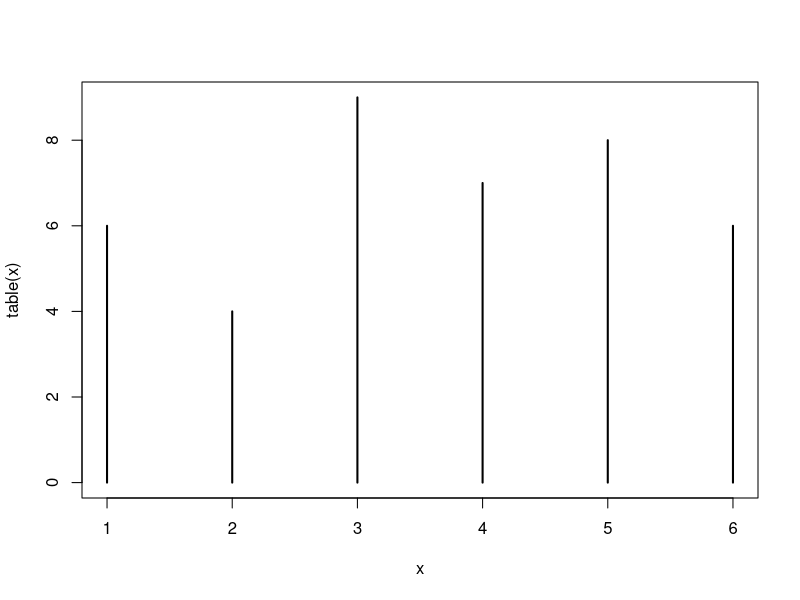
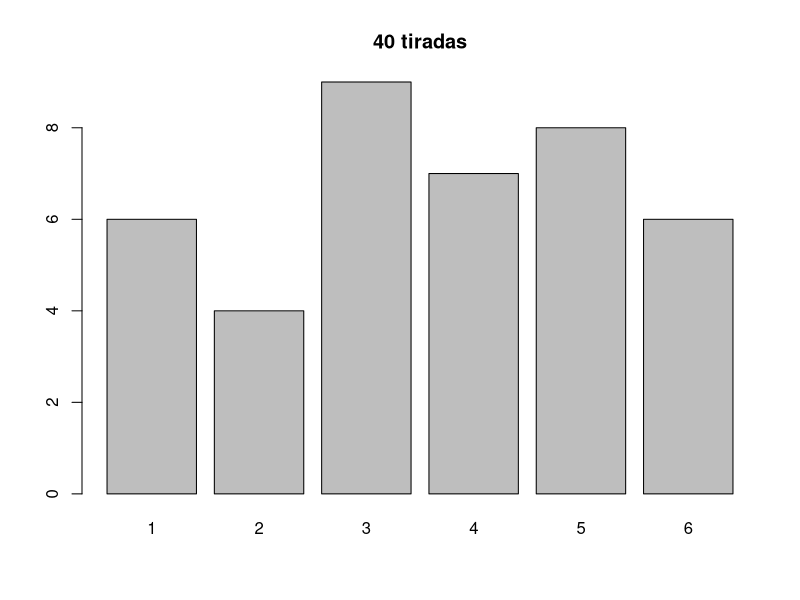
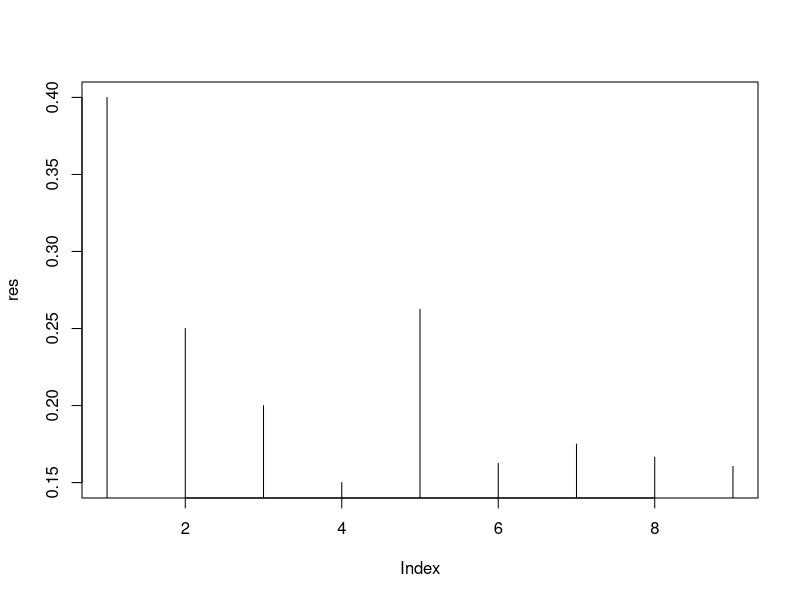
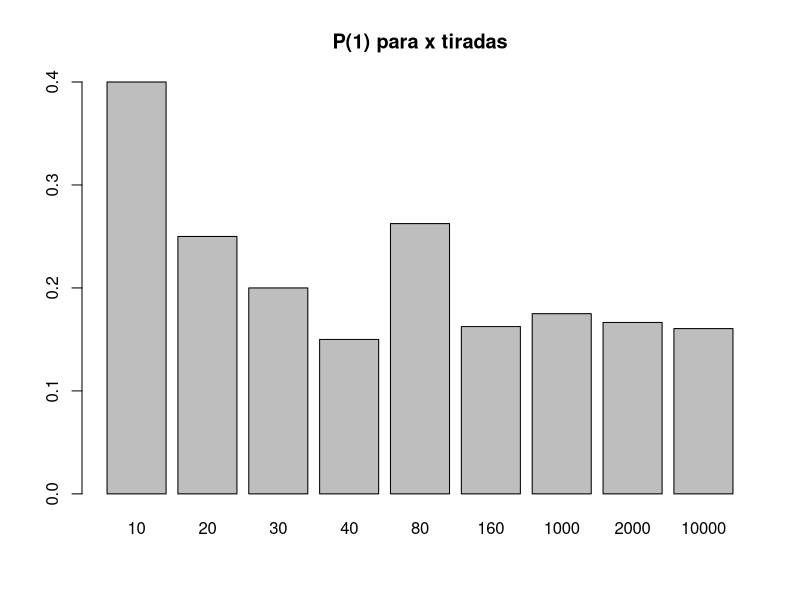
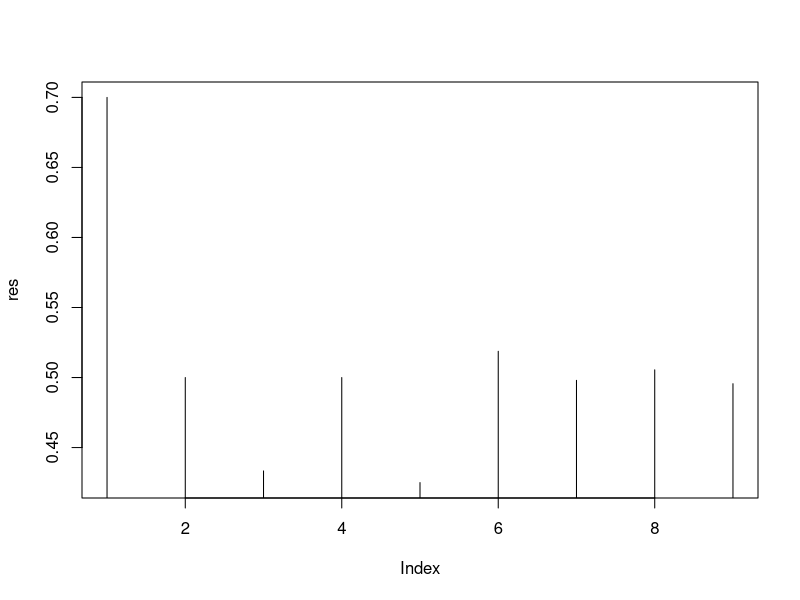
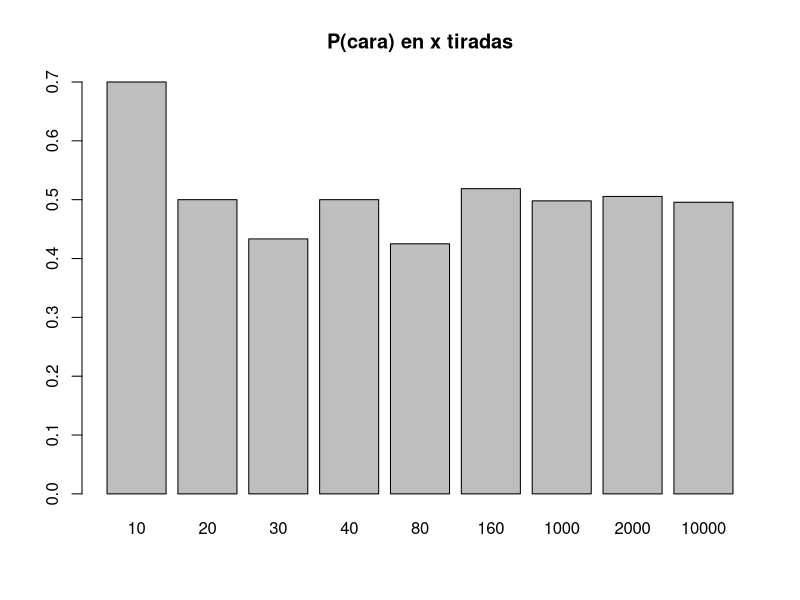
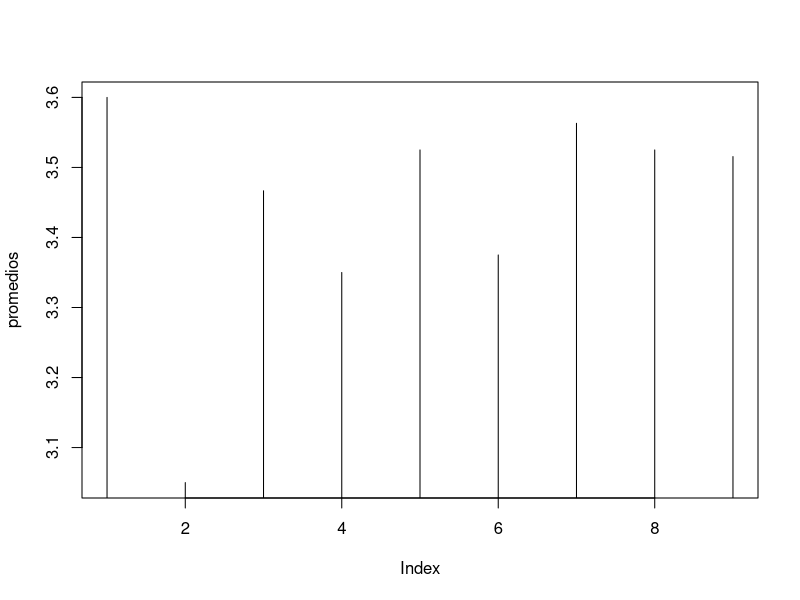
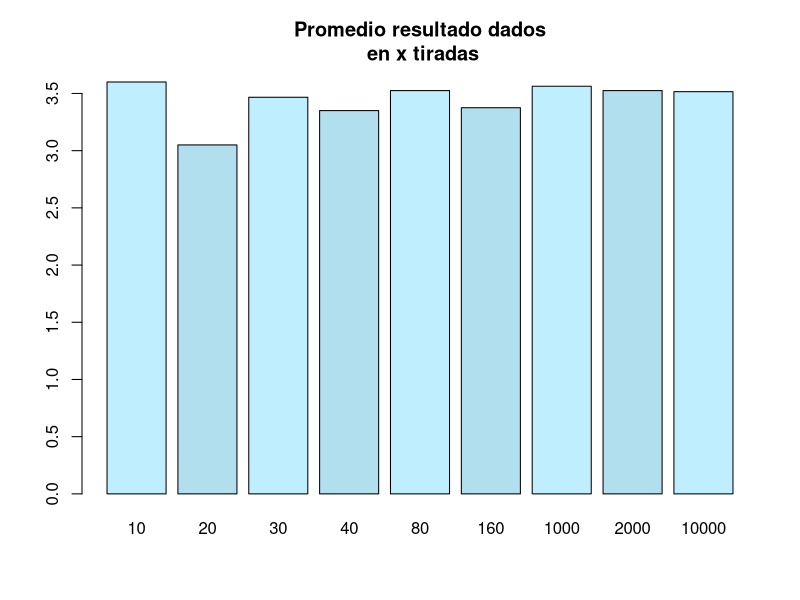

R code for these plots, in order:
## Test Basico

# Ejercicio 1.2.1

?sample
sample(1:6,20,replace=TRUE,prob=c(1/6,1/6,1/6,1/6,1/6,1/6))

x <- sample(1:6,40,replace=TRUE,prob=c(1/6,1/6,1/6,1/6,1/6,1/6))
x
tx <- table(x)
tx
plot(table(x),type="h")
barplot(tx, main="40 tiradas")

p <- function(x){x/tx[x]}
p(5)

# P(1) en k tiradas
p1 <- function(k){
  x <- sample(1:6,k,replace=TRUE,prob=c(1/6,1/6,1/6,1/6,1/6,1/6))
  tx <- table(x)
  tx[1]/k
}

?vapply
p1(30)
res <- vapply(list(10,20,30,40,80,160,1000,2000,10000),p1,c(1))
names(res) <- c(10,20,30,40,80,160,1000,2000,10000)
plot(res,type="h")
barplot(res, main="P(1) para x tiradas")  

# Ejercicio 1.2.2

sample(c(0,1),20,replace=TRUE,prob=c(0.5,0.5))
k <- 100
moneda_p1 <- function(k){
  x <- sample(c(0,1),k,replace=TRUE,prob=c(0.5,0.5))
  tx <- table(x)
  tx[1]/k
}

moneda_p1(30)
res <- vapply(list(10,20,30,40,80,160,1000,2000,10000),moneda_p1,c(1))
names(res) <- c(10,20,30,40,80,160,1000,2000,10000)
plot(res,type="h")
barplot(res, main="P(cara) en x tiradas")

## Promedio

# Ejercicio 1.2.3
k <- 100
x <- sample(1:6,k,replace=TRUE,prob=c(1/6,1/6,1/6,1/6,1/6,1/6))
x
sum(x)
length(x)
mean(x)

# promedio de los resultados al tirar k veces el dado
promedio <- function(k){
  x <- sample(1:6,k,replace=TRUE,prob=c(1/6,1/6,1/6,1/6,1/6,1/6))
  mean(x)
}

promedio (10)
promedios <- vapply(list(10,20,30,40,80,160,1000,2000,10000),promedio,c(1))
names(promedios) <- c(10,20,30,40,80,160,1000,2000,10000)
promedios

plot(promedios, type="h")
barplot(promedios, col=c("lightblue1","lightblue2"), main="Promedio resultado dados\n en x tiradas")

# Ejercicio 1.2.6

?sd
k <- 100
x <- sample(1:6,k,replace=TRUE,prob=c(1/6,1/6,1/6,1/6,1/6,1/6))
x
sum(x)
length(x)
mean(x)
sd(x)

desviostd <- function(k){
  x <- sample(1:6,k,replace=TRUE,prob=c(1/6,1/6,1/6,1/6,1/6,1/6))
  sd(x)
}

desvios <- vapply(list(10,20,30,40,80,160,1000,2000,10000),desviostd,c(1))
names(desvios) <- c(10,20,30,40,80,160,1000,2000,10000)
desvios

barplot(desvios, ylim=c(0,2), main="desvio estandar\n para x tiradas")

## Distribuciones

# Ejercicio 1.2.7

k <- 10
x <- sample(1:6,k,replace=TRUE,prob=c(1/6,1/6,1/6,1/6,1/6,1/6))
tx <- table(x)

barplot(tx)

enetiradas <- function(n){
  x <- sample(1:6,n,replace=TRUE,prob=c(1/6,1/6,1/6,1/6,1/6,1/6))
  table(x)
}

par(mfrow=c(2,3))
barplot(enetiradas(10), main="10")
barplot(enetiradas(20), main="20")
barplot(enetiradas(40), main="40")
barplot(enetiradas(80), main="80")
barplot(enetiradas(2000), main="2000")
barplot(enetiradas(10000), main="10000")
par(mfrow=c(1,1))

library(datasets)
data(iris)
length(iris$Petal.Length)
barplot(iris$Petal.Length)
par(mfrow=c(3,1))
barplot(iris$Petal.Length[1:50])
barplot(iris$Petal.Length[51:100])
barplot(iris$Petal.Length[101:150])
par(mfrow=c(1,1))

hist(iris$Petal.Length)
hist(iris[iris$Species=="setosa",]$Petal.Length,breaks=seq(0,3,0.05))
hist(iris$Petal.Length,breaks=seq(0,8,0.7))
hist(iris$Petal.Length,breaks=seq(0,8,0.1))

# ajusto Petal.Length para la Specie Setosa con dnorm
# le paso a dnorm los parametros mean y sd de los datos
mean(iris[iris$Species=="setosa","Petal.Length"])
sd(iris[iris$Species=="setosa","Petal.Length"])
# dnorm(x, mean=1.462, sd=0.173664)
par(mfrow=c(2,1))
hist(iris[iris$Species=="setosa",]$Petal.Length,breaks=seq(0.5,2.5,0.05), main="setosa Petal.Length\n mean=1.462 sd=0.173664")
plot(function(x) dnorm(x, mean=1.462, sd=0.173664), 0.5, 2.5, main = "dnorm(x, mean=1.462, sd=0.173664)",ylab="")
par(mfrow=c(1,1))

## Inferencia estadistica

sample(c(0,1),10,replace=TRUE,prob=c(0.75,0.25))
# [1] 1 1 0 1 1 1 1 0 0 0
# que probabilidad hay de este resultado si la moneda esta equilibrada
dbinom(6,10,0.5)
dbinom(4,10,0.5)

#  [1] 1 0 1 1 0 0 0 0 0 0
dbinom(3,10,0.5)

# [1] 0 0 0 0 0 0 0 0 1 0
dbinom(1,10,0.5)

x <- sample(c(0,1),20,replace=TRUE,prob=c(0.75,0.25))
tx <- table(x)
dbinom(tx[1],20,0.5)

x <- sample(c(0,1),100,replace=TRUE,prob=c(0.75,0.25))
tx <- table(x)
dbinom(tx[1],100,0.5)

# probabilidad de x si H0 en n tiradas
moneda <- function(n){
  x <- sample(c(0,1),n,replace=TRUE,prob=c(0.75,0.25))
  tx <- table(x)
  dbinom(tx[1],n,0.5) * 100
}

# veces que acepto H0 (sindo H1 por def de la funcion) con 95% de nivel de confianza
# en 20 rondas de 10 tiradas
res <- vapply(rep(10,20),moneda,c(1))
length(res[which(res > 5)])
# en 20 rondas de 20 tiradas
res <- vapply(rep(20,20),moneda,c(1))
length(res[which(res > 5)])
# en 20 rondas de 100 tiradas
res <- vapply(rep(100,20),moneda,c(1))
length(res[which(res > 5)])

dbinom(1,1,0.5)
dbinom(2,2,0.5)
dbinom(3,3,0.5)
dbinom(2,3,0.5)
dbinom(1,3,0.5)

# Nos dicen que el 15% de la poblacion mundial tiene sobrepeso.
# queremos saber si en Bs. As es la misma tasa
# Tomamos una muestra aleatoria de 5 habitantes y encontramos 2 con sobrepeso.

# H0 : Bs As tiene la misma tasa mundial, 15%

# probabilidad de q ninguno tenga sobrepeso, siendo H0
dbinom(0,1,0.15)
dbinom(0,2,0.15)
dbinom(0,3,0.15)
dbinom(0,4,0.15)
dbinom(0,5,0.15)
dbinom(0,1,0.15) ^ 5

# P(2 con sobrepeos y 3 sin)
dbinom(2,5,.15)
# P(3 con sobrepeos y 2 sin)
dbinom(3,5,.15)
# P(4 con sobrepeos y 1 sin)
dbinom(4,5,.15)
# P(5 con sobrepeos y 0 sin)
dbinom(5,5,.15)

# Si Bs As tuviera la misma tasa q la mundial, la prob de encontrar 2 con sobre peso en 5 es
# P(2 con sobrepeos y 3 sin)
dbinom(2,5,.15)
# no esta entre 5% sup ni el 5% if, ie. no hay motivo para rechazar H0

#En el siguiente código se grafica el seno y el coseno en el intervalo [-2\pi , 2\pi] 
plot(sin,-2*pi, 2*pi, col="red" , xlab="", ylab="")
par(new=TRUE)
plot(cos, -2*pi, 2*pi, col="blue" , xlab="", ylab="",  axes=FALSE) 
title(main="Gráficas del seno y coseno")
abline(a=0, b=0)

plot(function(x) dbinom(x,100, 0.15),0,100, col="blue",yaxt="n",ylim = c(0, 0.12),ylab="")
axis(4)
text(80,0.02,labels="dbinom",col="blue")
par(new=TRUE)
plot(function(x) pbinom(x,100, 0.15),0,100, col="red",yaxt="n",ylim = c(0, 1.2),ylab="")
axis(2)
text(40,1.1,labels="pbinom",col="red")

# Ejercicio 1.2.8

# serie que se nos entrega
serie <- c(rep(1,170),rep(2,235), rep(3,163),rep(4,105),rep(5,168),rep(6,159))
tserie <- table(serie)
tserie
# serie
#   1   2   3   4   5   6 
# 170 235 163 105 168 159 

# promedio de la serie dada:
mean(serie)
# [1] 3.343

# En 1.2.3 vimos que promedio para 10000 tiradas = 3.527000 
# En 1.2.6 vimos que sd para 10000 tiradas = 1.709289 

pnorm(3.343, mean=3.527000, sd=1.709289)
# [1] 0.4571378
qnorm(0.4571378, mean=3.527000, sd=1.709289)  # matematicamente, qnorm es la inversa a pnorm
# [1] 3.343
qnorm(0.95, mean=3.527000, sd=1.709289)
# [1] 6.33853
qnorm(0.05, mean=3.527000, sd=1.709289)
# [1] 0.7154698

plot(function(x) dnorm(x, mean=3.527000, sd=1.709289), 0, 8, main = "pnorm serie \n x=3.343 y=0.457", ylab="", yaxt="n")
axis(4)
par(new=TRUE)
plot(function(x) pnorm(x, mean=3.527000, sd=1.709289), 0, 8, main = "pnorm serie \n x=3.343 y=0.457", ylab="", yaxt="n")
axis(2)
abline(v=3.34, col="blue")
abline(h=0.457, col="blue")
abline(v=6.33, col="red")
abline(v=0.71, col="red")

pnorm(3.343, mean=3.527000, sd=1.709289)
# [1] 0.4571378

# No hay elemementos para desechar H0 = el dado esta equilibrado
# Es probable un promedio de 3.343 en 1000 tiradas con un dado equilibrado
# Pero bajo la alfombra del promedio se puede esconder muchas cosas
# Intento otra prueba

# defino una funcion que me devuelve las veces que salio el numero que menos salio
min_en1000 <- function(j){  # la j no la uso, es para poder usas sapply
  x <- sample(1:6,1000,replace=TRUE,prob=c(1/6,1/6,1/6,1/6,1/6,1/6))
  tx <- table(x)
  mintx <- min(tx)
}

# genero una serie de 100 minimos correspondientes a registrar 100 veces 1000 tiradas
serie_min <- sapply(1:100, min_en1000)
serie_min
min(serie_min)
mean(serie_min)
sd(serie_min)
pnorm(105, mean=mean(serie_min), sd=sd(serie_min))
# ahora si, muy baja, ese 105 es muy sospechoso

# funcion de densidad con los parametros mean y sd de la serie de minimos
plot(function(x) dnorm(x, mean=mean(serie_min), sd=sd(serie_min)), 100, 200, main = "dnorm serie minimos",ylab="")
abline(v=105, col = "red")
abline(v=qnorm(0.05, mean=mean(serie_min), sd=sd(serie_min)), col= "blue")
abline(v=qnorm(0.95, mean=mean(serie_min), sd=sd(serie_min)), col= "blue")



# el grafico de la probabilidad acumulada con los parametros mean y sd de la serie de minimos
plot(function(x) pnorm(x, mean=mean(serie_min), sd=sd(serie_min)), -1, 250, main = "pnorm serie minimos\n x=105",ylab="")


## Prueba con t-studen

# serie que se nos entrega
serie <- c(rep(1,170),rep(2,235), rep(3,163),rep(4,105),rep(5,168),rep(6,159))

x <- sample(1:6,1000,replace=TRUE,prob=c(1/6,1/6,1/6,1/6,1/6,1/6))

?t.test

datos <- as.data.frame(cbind(table(serie),rep(1/6,6)))
names(datos) <- c("frec","prob")
datos
chisq.test(datos$frec,p=datos$prob)


## Pruebas que deseche

# defino una funcion que me devuelve las veces que salio el 4
cuatro_en1000 <- function(j){  # la j no la uso, es para poder usas sapply
  x <- sample(1:6,1000,replace=TRUE,prob=c(1/6,1/6,1/6,1/6,1/6,1/6))
  tx <- table(x)
  tx[4]
}

# genero una serie de 100 4s correspondientes a registrar 100 veces 1000 tiradas
serie_4s <- sapply(1:100, cuatro_en1000)
serie_4s
min(serie_4s)
pnorm(105, mean=mean(serie_4s), sd=sd(serie_4s))

# plot(function(x) dnorm(x, mean=mean(serie_4s), sd=sd(serie_4s)), -1, 250, main = "dnorm serie_4s ",ylab="")

# el grafico de la probabilidad acumulada con los parametros mean y sd de la serie de 4s
plot(function(x) pnorm(x, mean=mean(serie_4s), sd=sd(serie_4s)), -1, 250, main = "pnorm serie 4s\n x=105",ylab="")
abline(v=105)



x <- sample(1:6,1000,replace=TRUE,prob=c(1/6,1/6,1/6,1/6,1/6,1/6))
tx <- table(x)
tx
sum(tx)
mintx <- min(tx)
mintx/1000
pbinom(mintx, 1000, 1/6)

pmin_en1000 <- function(j){
  x <- sample(1:6,1000,replace=TRUE,prob=c(1/6,1/6,1/6,1/6,1/6,1/6))
  tx <- table(x)
  mintx <- min(tx)
  pbinom(mintx, 1000, 1/6)
}

serie_pmin <- sapply(1:100, pmin_en1000)
serie_pmin

median(serie_pmin)
mean(serie_pmin)
sd(serie_pmin)

plot(function(x) dnorm(x, mean=mean(serie_pmin), sd=sd(serie_pmin)), -1, 1, main = "dnorm serie pmin",ylab="")
plot(function(x) pnorm(x, mean=mean(serie_pmin), sd=sd(serie_pmin)), -1, 1, main = "pnorm serie pmin",ylab="")
abline(v=pbinom(105,1000,1/6))
abline(v=pbinom(166,1000,1/6))

# cual es la probabilidad de en 1000 tiradas obtener 105 cuatros o menos
pbinom(105, 1000, 1/6)
# cual es la probabilidad de en 1000 tiradas obtener 235 doses o mas
1 - pbinom(235, 1000, 1/6)
# cual es la probabilidad de en 1000 tiradas obtener 170 unos o menos
pbinom(170, 1000, 1/6)


plot(function(x) dbinom(x, 1000, 1/6), 0, 400,  main = "dbinom",ylab="", type="l",col="blue")
abline(v=170)

plot(function(x) pbinom(x, 1000, 1/6), 0, 400,  main = "pbinom",ylab="", type="l", col="red")
abline(v=170)
abline(h=pbinom(170, 1000, 1/6))



sum(table(serie))
pserie <- tserie / 1000
pserie
1000/6
166/1000



serie_teorica <- c(rep(1,167),rep(2,167),rep(3,167),rep(4,167),rep(5,166),rep(6,166))
tserie_teorica <- table(serie_teorica)
pserie_teorica <- tserie_teorica / 1000
pserie_teorica
abs(pserie - pserie_teorica)

# en el ejercico 1.2.1 vimos que P(n) se acercaba a un poco mas de 0.16 al aumentar las tiradas
# calculo una serie suponiendo P(n) = 1/6 para todas las caras del dado
serie_aleatoria <- sample(1:6,1000,replace=TRUE,prob=c(1/6,1/6,1/6,1/6,1/6,1/6))
tserie_aleatoria <- table(serie_aleatoria)
tserie_aleatoria
pserie_aleatoria <- tserie_aleatoria / 1000
pserie_aleatoria
abs(pserie - pserie_aleatoria)

# --------------------------------------------------------------------
sample(1:6,1,replace=TRUE,prob=c(1/6,1/6,1/6,1/6,1/6,1/6))
sample(1:6,2,replace=TRUE,prob=c(1/6,1/6,1/6,1/6,1/6,1/6))
sample(1:6,3,replace=TRUE,prob=c(1/6,1/6,1/6,1/6,1/6,1/6))


# p(1) = 1/6
# p(no 1) = 1 - 1/6

# un solo 1 en dos tiradas
(1/6) * (5/6)
com <- expand.grid(c(1:6),c(1:6))
length(com$Var1)
solo1 <- com[com$Var1==1 & com$Var2!=1,]
length(solo1$Var1)
5/36

# al menos un 1 en dos tiradas
(1/6) * (5/6) + (5/6) * (1/6) + (1/6) * (1/6)
com <- expand.grid(c(1:6),c(1:6))
length(com$Var1)
solo1 <- com[com$Var1==1 | com$Var2==1,]
length(solo1$Var1)
11/36
binom.test(1,2,p=1/6)

# probabilidad de obtener 3 veces AS al arrojar 4 veces un dado equilibrado
c_4_3 <- factorial(4) / factorial(3) * factorial(1)
c_4_3 * ((1/6) ^ 3) * (5/6)
5/324
binom.test(3,4,p=1/6)
